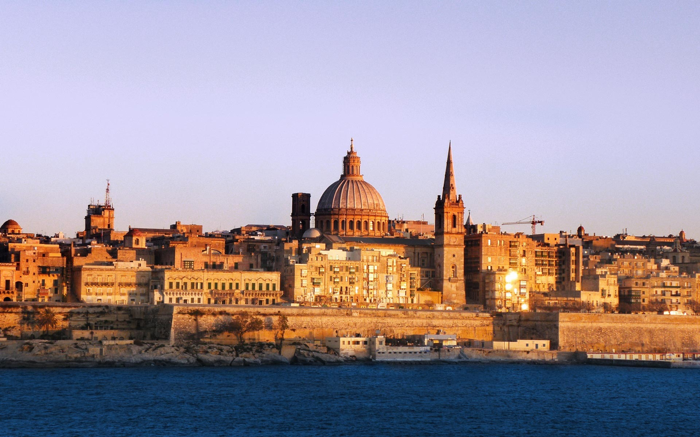
#> input picture Color Transfer Between Images/data/in_01.png, 700 x 437 px, found by its file name
$ python b21946022.py
#> lines starting #> are read from the running program, lines starting #| are printed output that depends on the picture
#> further down, img1 is the input picture: shape (437, 700, 3); mean B, G, R 152.6, 143.8, 156
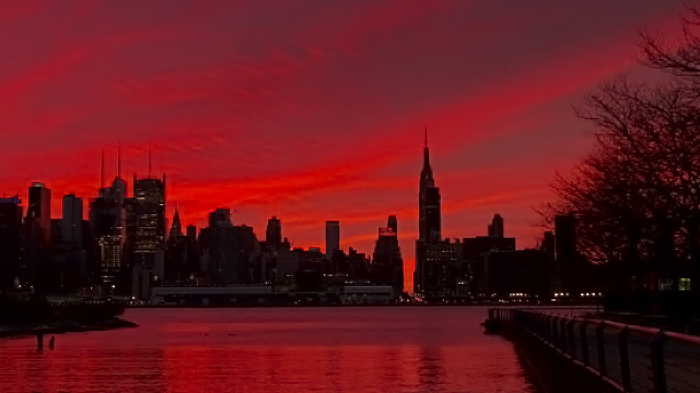
#> input picture Color Transfer Between Images/data/tar_01.png, 700 x 393 px, found by its file name
#> further down, img2 is the input picture: shape (393, 700, 3); mean B, G, R 28.1, 22.4, 99.3
# -*- coding: utf-8 -*-
"""b21946022.ipynb

Automatically generated by Colaboratory.

Original file is located at
    https://colab.research.google.com/drive/1LMgWiQJ5uucXATiDiSqEPNf0NCy6doTF
"""

from matplotlib import pyplot as plt
import cv2
import numpy as np
from google.colab.patches import cv2_imshow

def calculateHistogram(img, title, saveName):
  colors = ('b','g','r')
  for i,color in enumerate(colors):
    hist = cv2.calcHist([img],[i],None,[256],[0,256])
    plt.plot(hist,color = color)
  plt.title(title)
  plt.savefig(saveName)
  plt.show()

# [6 lines left out: function NCC, not called in this run]

def meanStdev(img):
  mean, std = cv2.meanStdDev(img)
  mean = np.array([mean[0][0], mean[1][0], mean[2][0]])
  std = np.array([std[0][0], std[1][0], std[2][0]])
  return mean, std

def colorTransfer(sourceIn, targetIn, startRow, startCol, endRow, endCol):
  # 1. Convert the source and target images to lαβ color space representation from RGB color space.

#> called with startRow = 0, startCol = 0, endRow = 437, endCol = 700
  source = cv2.cvtColor(sourceIn, cv2.COLOR_BGR2LAB)
#> source: shape (437, 700, 3); mean of channels 0, 1, 2 154.1, 137.1, 125.8
  target = cv2.cvtColor(targetIn, cv2.COLOR_BGR2LAB)
#> target: shape (393, 700, 3); mean of channels 0, 1, 2 55.4, 159.6, 144

  # Convert to float32
  source = np.float32(source)
#> source: shape (437, 700, 3) float32; mean of channels 0, 1, 2 154.1, 137, 125.8
  target = np.float32(target)
#> target: shape (393, 700, 3) float32; mean of channels 0, 1, 2 55.4, 159.6, 144

  # 2. For each channel of source and target images,
  # compute means (µl, µα, µβ)
  # and standard deviations (σl, σα, σβ).

  source_mean, source_std = meanStdev(source)
#> in meanStdev, `mean, std = cv2.meanStdDev(img)`: mean = [154.1, 137.1, 125.8]; std = [70.76, 8.26, 24.59]
#> source_mean = [154.1, 137.1, 125.8]; source_std = [70.76, 8.26, 24.59]
  target_mean, target_std = meanStdev(target)
#> target_mean = [55.45, 159.6, 144]; target_std = [34.72, 19.01, 13.86]


  resultImage = np.copy(source)

  for row in range(startRow, endRow): # source.shape[0]
    for col in range(startCol, endCol): # source.shape[1]
      for chl in range(3): # source.shape[2]
        # 3. Subtract means from the data points for source image.
        value = source[row][col][chl]
        temp = value - source_mean[chl]


        # 4. Scale new data points according to the relative standard deviations of target and source images.

        stdev_ratio = (target_std[chl] / source_std[chl])
        newValue = (temp * stdev_ratio)


        #5. Add the averages computed for the target to scaled data points

        newValue = newValue + target_mean[chl]

        # Round newValue
        newValue = round(newValue)

        # Clip newValue in range(0, 255)
        if newValue < 0:
          newValue = 0
        if newValue > 255:
          newValue = 255

        # Save newValue to resultImage
        resultImage[row][col][chl] = newValue
#> resultImage: shape (437, 700, 3) float32; mean of channels 0, 1, 2 55.7, 159.6, 144

  # Convert back from float32
  resultImage = np.uint8(resultImage)
#> resultImage: shape (437, 700, 3); mean of channels 0, 1, 2 55.7, 159.6, 144.1

  # Convert back from LAB to RGB
  resultImage = cv2.cvtColor(resultImage, cv2.COLOR_LAB2BGR)
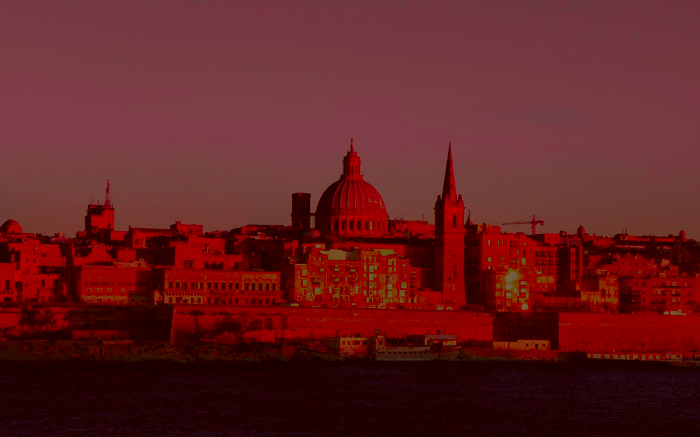
#> resultImage: shape (437, 700, 3); mean B, G, R 33.6, 32.1, 98.3

  return resultImage

# [51 lines left out: function part2, not called in this run]

# Main
# Read source and target image.

img1 = cv2.imread("/content/sample_data/in_01.png")
img2 = cv2.imread("/content/sample_data/tar_01.png")

finalImage = colorTransfer(img1, img2, 0, 0, img1.shape[0], img1.shape[1]) # Call colorTransfer function for part1

# IF YOU WANT TO RUN PART2, UNCOMMENT THIS
#part2Image = part2(img1, img2, 10, 10) # Call part2
# rowSlice and colSlice in part2 is optional, you can change these to change rectangular regions' size

cv2_imshow(finalImage)
#cv2_imshow(part2Image)

cv2.imwrite("/content/sample_data/myresult01.png", finalImage) # To Save the Image

calculateHistogram(img1, "Histogram for Input Image", "/content/sample_data/in_hist01.png") # To Create and Save the Input Image Histogram
#> in calculateHistogram, `plt.savefig(saveName)`:
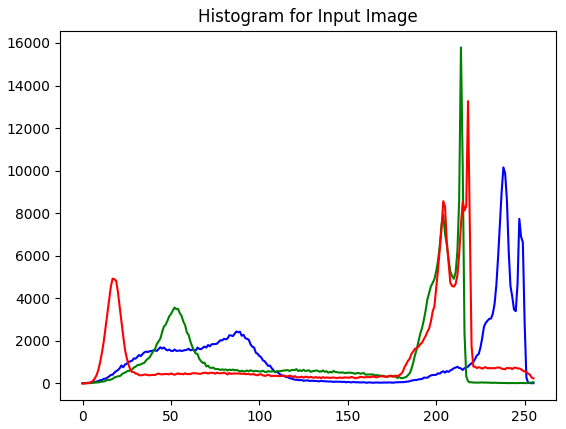
#> figure drawn by matplotlib, 1 panel; curve peaks at x = 238, y = 10155; curve peaks at x = 214, y = 15792; curve peaks at x = 218, y = 13266
calculateHistogram(finalImage, "Histogram for Final Image", "/content/sample_data/res_hist01.png") # To Create and Save the Result Image Histogram
#> call 2 of calculateHistogram, with title = 'Histogram for Final Image', saveName = '/content/sample_data/res_hist01.png'
#> in calculateHistogram (call 2), `plt.savefig(saveName)`:
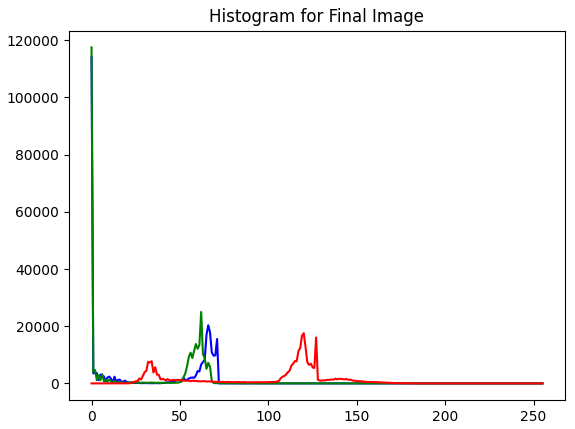
#> figure drawn by matplotlib, 1 panel; curve peaks at x = 0, y = 114141; curve peaks at x = 0, y = 117492; curve peaks at x = 120, y = 17572
